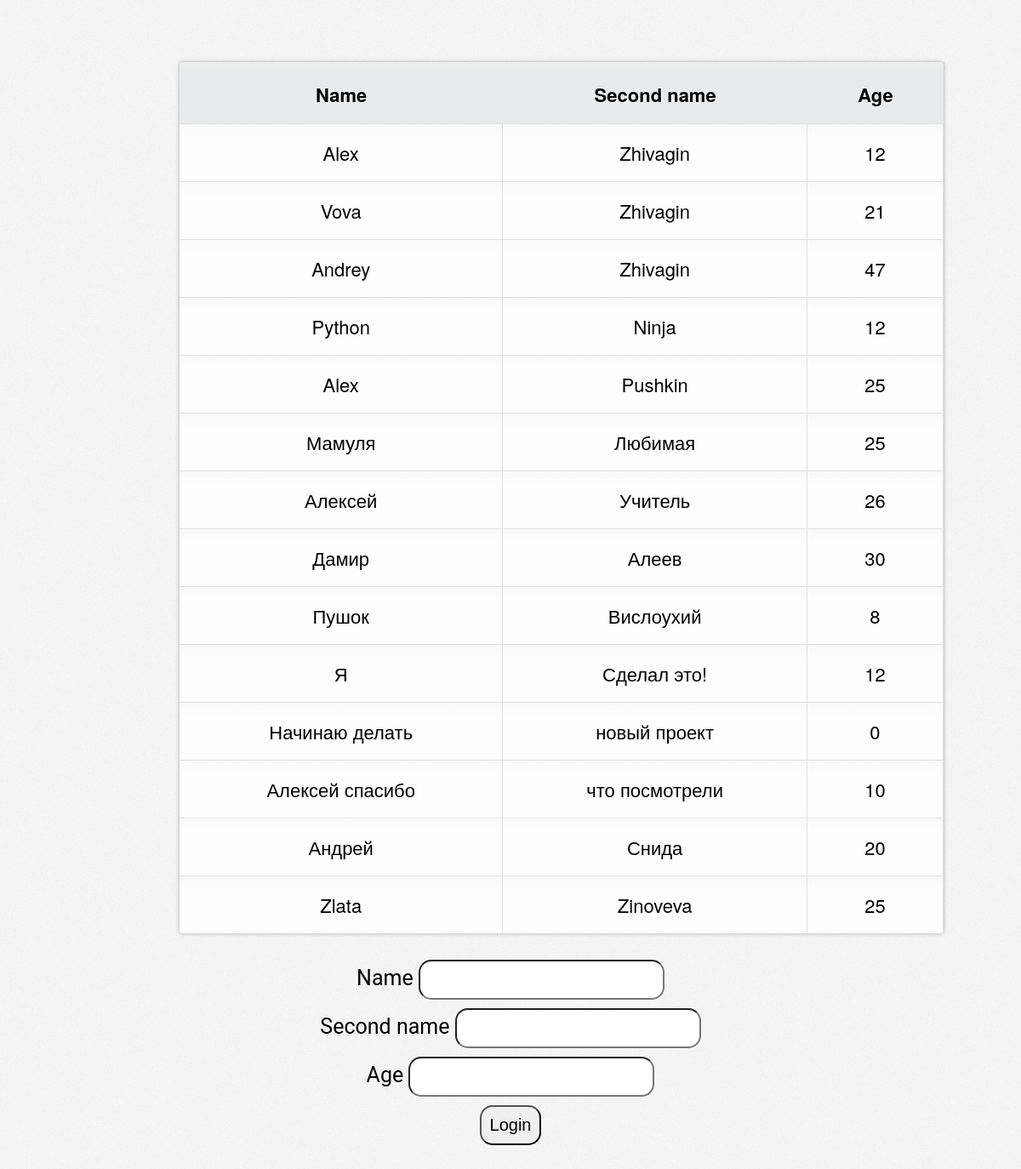
/database/, run on an earlier commit of the app's database.
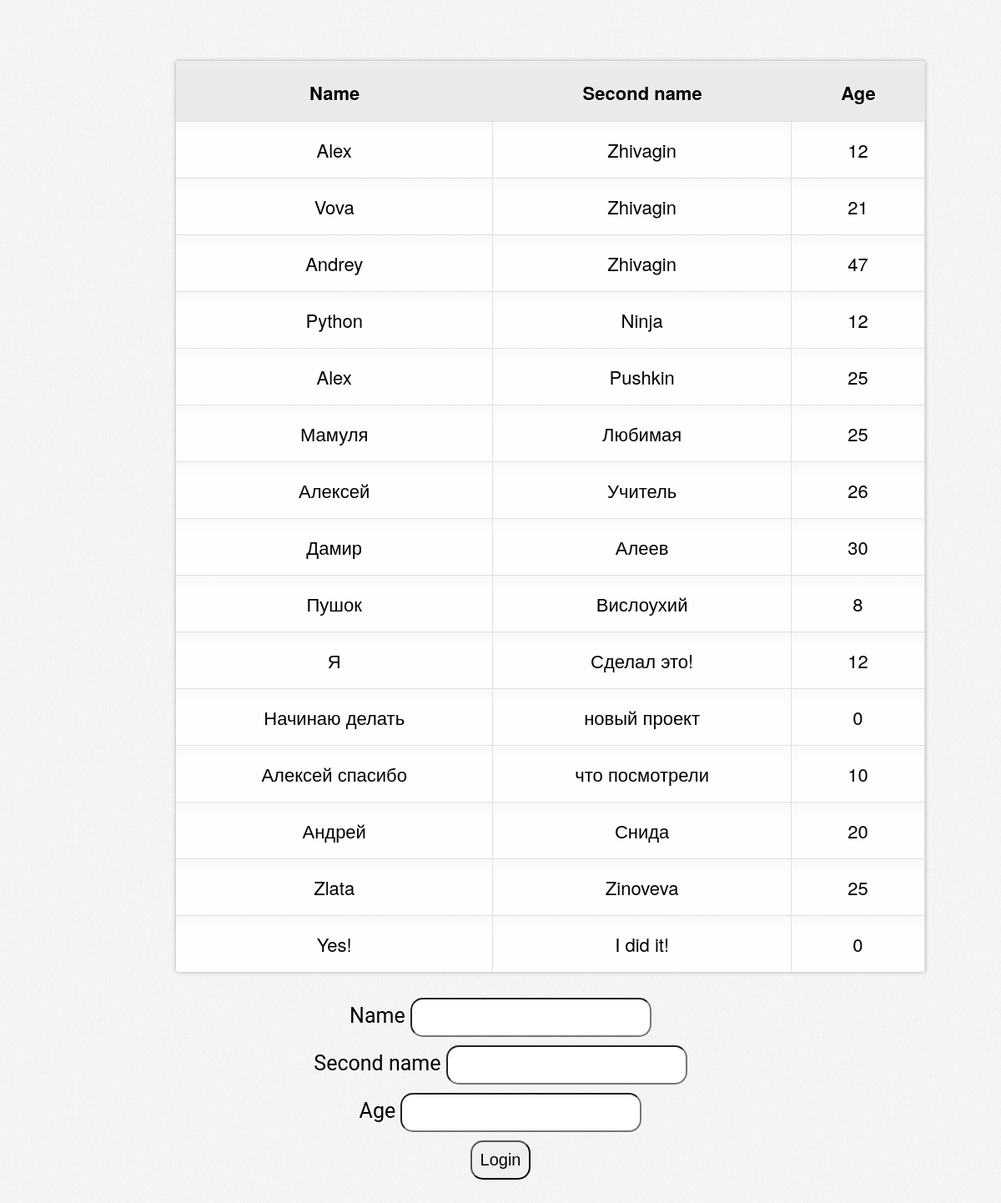
And on a later commit of the database.
### about_me/models.py (models this page shows, shortened)
class AboutMeDatabase(models.Model):
    name = models.CharField(max_length=15, blank=False)
    second_name = models.CharField(max_length=15, blank=False)
    age = models.IntegerField(blank=False, default=0)

### about_me/views.py (the view)
# urls.py: path('database/', DatabaseRealisation.as_view()),
class DatabaseRealisation(View):
    @staticmethod
    def get(request):
        terms = AboutMeDatabase.objects.all()
        return render(request, "database.html", {"terms_list": terms})

### templates/database.html (shortened to what this page needs)
{% load static %}
<html lang="en">
<head>
    <link rel="stylesheet" href={% static "styles/database.css" %}>
</head>
<body>
<div id="content">
    <table cellspacing="0">
        <tr>
            <th>Name</th>
            <th>Second name</th>
            <th>Age</th>
        </tr>
        {% for name in terms_list %}
            <tr>
                <td>{{ name.name }}</td>
                <td>{{ name.second_name }}</td>
                <td>{{ name.age }}</td>
            </tr>
        {% endfor %}
    </table>
</div>
<div class="form">
    <form action="add_users" method="post">
            <label>Name</label>
            <input type="text" name="name" required maxlength="15"> <br>
            <label>Second name</label>
            <input type="text" name="second_name" required maxlength="15"> <br>
            <label>Age</label>
            <input type="number" name="age" required> <br>
            <input type="submit" value="Login">
    </form>
</div>
</body>
</html>

What changed in the data, as far as the page shows it:
added AboutMeDatabase: name "Yes!", second_name "I did it!", age "0"
